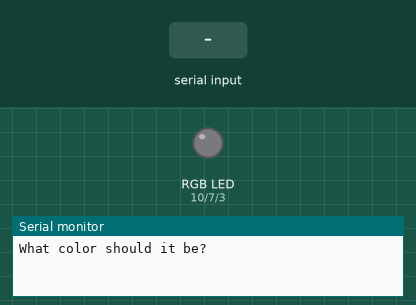
This sketch was run on a simulated Arduino Uno, built with avr-gcc and run on an emulated ATmega328P. Shown: an RGB LED mixed from three pins (HIGH = lit), the last lines printed to the serial monitor. Inputs (shaded band) come from the test bench.

Above: at 1.2 s.
1.3 s: "Red" received over Serial
At 3.5 s:
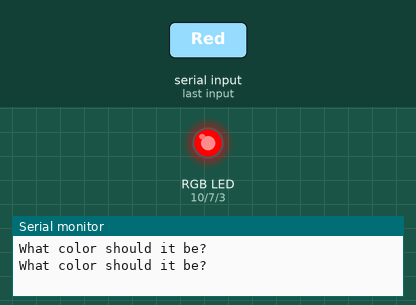
3.8 s: "Green" received over Serial
At 5.6 s:
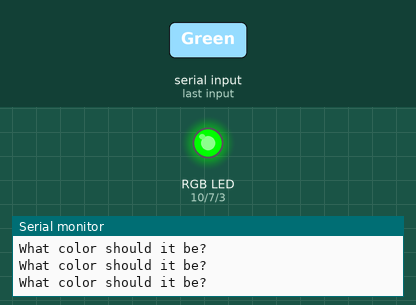
6.3 s: "Blue" received over Serial
At 8.5 s:
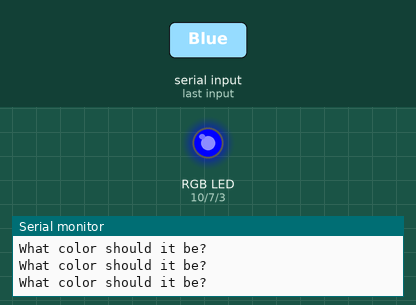
8.8 s: "red" received over Serial
At 10.5 s:
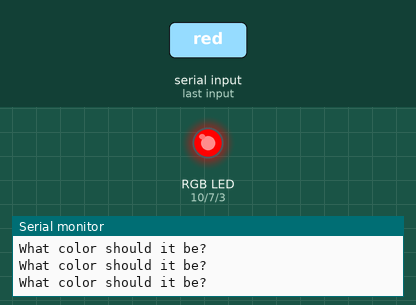
11.3 s: "green" received over Serial
At 13.7 s:
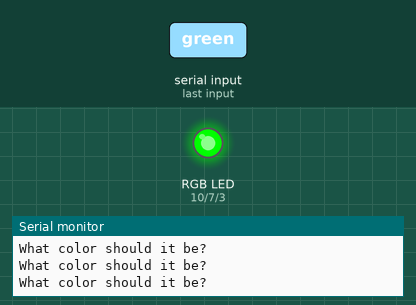
Timing chart, 0 to 14.8 s (numbered marks = the images above; inputs shaded):
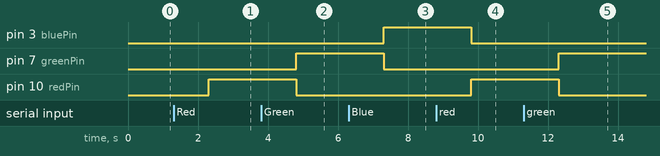

Measured:
- after the input at 1.3 s, pin 10 (redPin): LOW → HIGH after 1.0 s
- after the input at 3.8 s, pin 7 (greenPin): LOW → HIGH after 1.0 s; pin 10 (redPin): HIGH → LOW after 1.0 s
- after the input at 6.3 s, pin 3 (bluePin): LOW → HIGH after 1.0 s; pin 7 (greenPin): HIGH → LOW after 1.0 s
- after the input at 8.8 s, pin 3 (bluePin): HIGH → LOW after 1.0 s; pin 10 (redPin): LOW → HIGH after 1.0 s
- after the input at 11.3 s, pin 7 (greenPin): LOW → HIGH after 1.0 s; pin 10 (redPin): HIGH → LOW after 1.0 s

The sketch:

RGBLED.ino
```cpp
int redPin = 10;
int bluePin = 3;
int greenPin = 7;
String text = "What color should it be?";
String inputColor;
void setup(){
  Serial.begin(9600);
  pinMode(redPin, OUTPUT);
  pinMode(greenPin, OUTPUT);
  pinMode(bluePin, OUTPUT);
}
void reset(){
  digitalWrite(redPin, LOW);
  digitalWrite(bluePin, LOW);
  digitalWrite(greenPin, LOW);
}

void loop() {
  Serial.println(text);
  while(Serial.available()==0){

  }
  inputColor = Serial.readString();
  if(inputColor=="Red" or inputColor=="red"){
    reset();
    digitalWrite(redPin, HIGH);
  }
  if(inputColor=="Green" or inputColor=="green"){
    reset();
    digitalWrite(greenPin, HIGH);
  }
  if(inputColor=="Blue" or inputColor=="blue"){
    reset();
    digitalWrite(bluePin, HIGH);
  }
}
```
